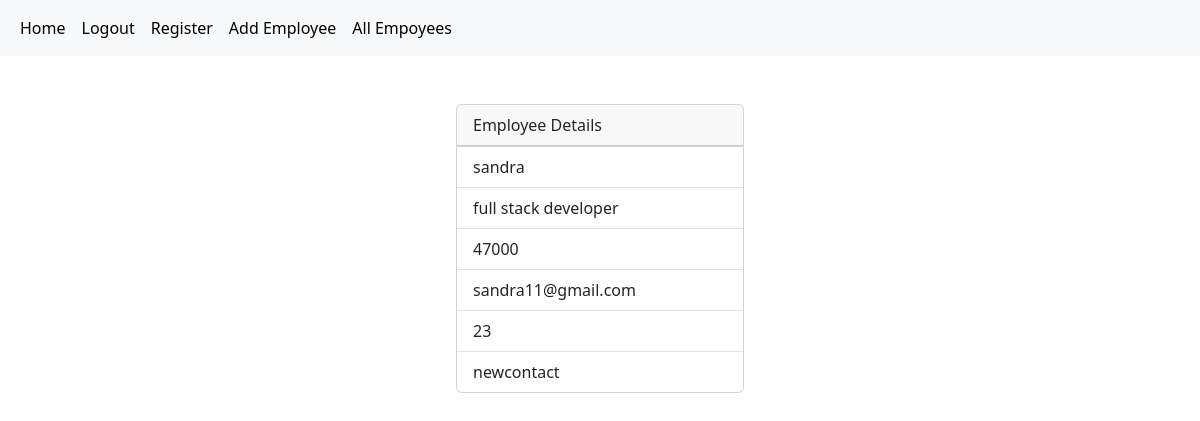
Screenshot of /employees/4 (signed in) with the database file from the repository.
### crm/models.py (models this page shows, shortened)
class Employees(models.Model):
    name=models.CharField(max_length=200)
    department=models.CharField(max_length=200)
    salary=models.PositiveIntegerField()
    email=models.EmailField(unique=True)
    dob=models.DateField(null=True,blank=True)
    age=models.PositiveIntegerField()
    contact=models.CharField(max_length=12,null=True)
    profile_pic=models.ImageField(upload_to="images",null=True,blank=True)

### crm/views.py (the view)
# urls.py: path('employees/<int:pk>',views.EmployeeDetailView.as_view(),name="emp-detail"),
@method_decorator(signin_required,name="dispatch")
class EmployeeDetailView(View):
   def get(self,request,*args,**kwargs):
      id=kwargs.get("pk")
      qs=Employees.objects.get(id=id)
      return render(request,"emp_detail.html",{"data":qs})

### crm/views.py (called while the page is built)
def signin_required(fn):
   def wrapper(request,*args,**kwargs):
      if not request.user.is_authenticated:
         messages.error(request,"invalid session")
         return redirect("signin")
      else:
         return fn(request,*args,**kwargs)
   return wrapper

### crm/templates/emp_detail.html (shortened to what this page needs)
{%extends 'base.html'%}
{%block body_block%}
<div class="container d-flex justify-content-center mt-5">
  <div class="card" style="width: 18rem;">
      <div class="card-header">
        Employee Details
      </div>
      <ul class="list-group list-group-flush">
        <li class="list-group-item">{{data.name}}</li>
        <li class="list-group-item">{{data.department}}</li>
        <li class="list-group-item">{{data.salary}}</li>
        <li class="list-group-item">{{data.email}}</li>
        <li class="list-group-item">{{data.age}}</li>
        <li class="list-group-item">{{data.contact}}</li>
      </ul>
    </div>
</div>
{%endblock%}

### rows the page displays
Employees: name "sandra", department "full stack developer", salary "47000", email "sandra11@gmail.com", age "23", contact "newcontact"
